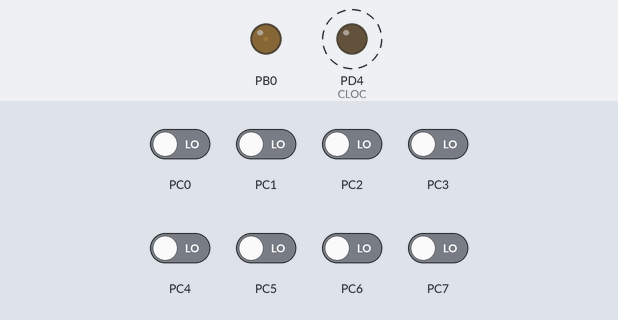
Bench run of a program on a simulated ATmega162, built with avr-gcc and emulated at 1 MHz. Shown: output pins drawn as LEDs (lit = HIGH). Dashed ring = blinking. Inputs (shaded band) come from the test bench; at power-on: PC0–7 LOW.

Above: at 1.28 s.
1.3 s: PC7 driven HIGH
At 1.49 s:
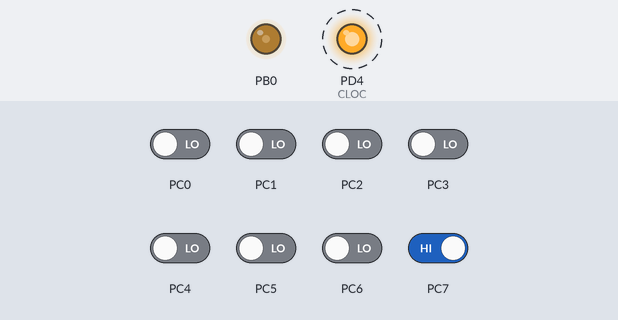
4.3 s: PC0 driven HIGH
At 4.46 s:
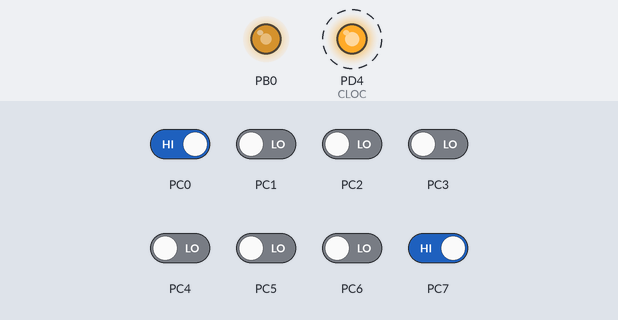
7.3 s: PC7 driven LOW
At 7.53 s:
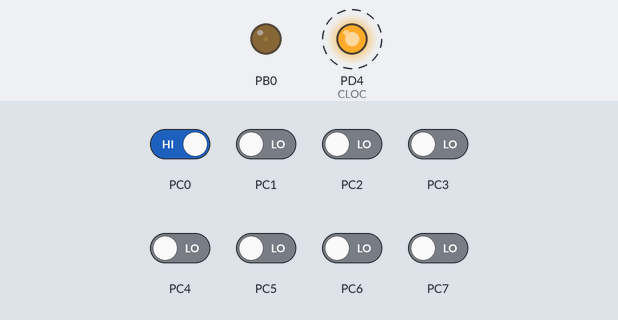
10.3 s: PC6 driven HIGH
At 10.5 s:
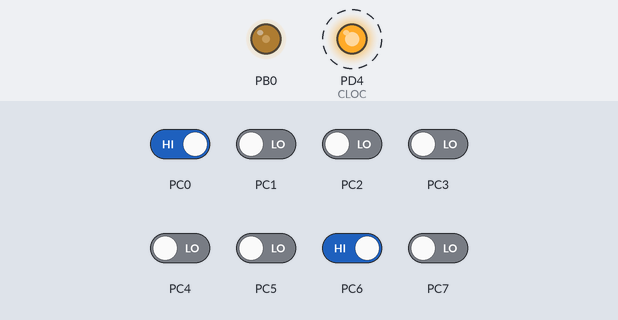
13.3 s: PC6 driven LOW
At 13.47 s:
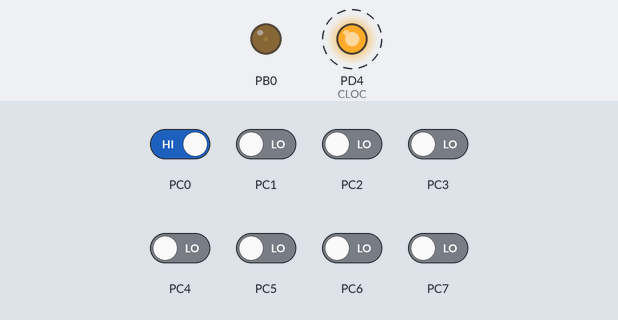
Timing chart, 0 to 17.3 s (numbered marks = the images above; inputs shaded):
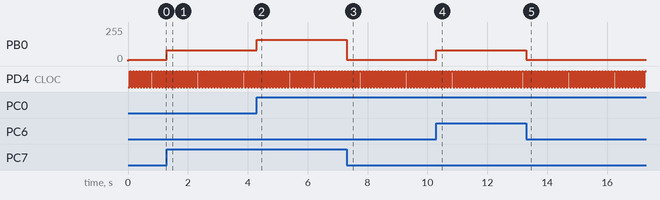

Measured:
- after the input at 1.3 s, PB0: 10/255 → 80/255 at once
- after the input at 4.3 s, PB0: 80/255 → 160/255 at once
- after the input at 7.3 s, PB0: 160/255 → 10/255 at once
- after the input at 10.3 s, PB0: 10/255 → 80/255 at once
- after the input at 13.3 s, PB0: 80/255 → 10/255 at once
- by itself, PD4 (CLOC): alternates HIGH for 0.05 s and LOW for 0.05 s

The program:

main.c
```c
/*
 * try.c
 *
 * Created: 1/21/2020 9:38:24 AM
 * Author : Muhammad Syed
 */

#include <avr/io.h>
#define F_CPU 1000000UL
#define CLOC PD4 //Clock for clock r and clock in of ADC

void CLOC1(void);

int main(void)

{
	DDRC = 0x00; // Pin defined for reading ADC input
	DDRB = 0x01; //Setting pin for OCR0
	DDRD|= (1<<CLOC); //Setting Clock pin
	TCCR0|= (1<<WGM00)|(0<<WGM01)|(1<<CS00)|(1<<COM01)|(0<<COM00); //PWM setting output
	TCCR1B = (1<<CS12)|((1<<CS10));
	TCNT1 = 0;     //counter pin
    char value;    // Variable for reading for ADC
    while (1)
    {

		CLOC1(); // giving clock to ADC for reading values
		value = PINC; // saving readings

		//comparing values for ranges
		if (value<=64)
		{
			OCR0 = 10;
		}
		else if ((value>64)&&(value<=128))
		{
			OCR0 = 80;
		}
		else if ((value>128)&&(value<=193))
		{
			OCR0 = 160;
		}
		else{
			OCR0 = 255;
			}

	}
}

// function of clock
void CLOC1(void){
	if (TCNT1>=50)
	{
		PORTD^=(1<<CLOC);
		TCNT1 = 0;
	}
}
```
